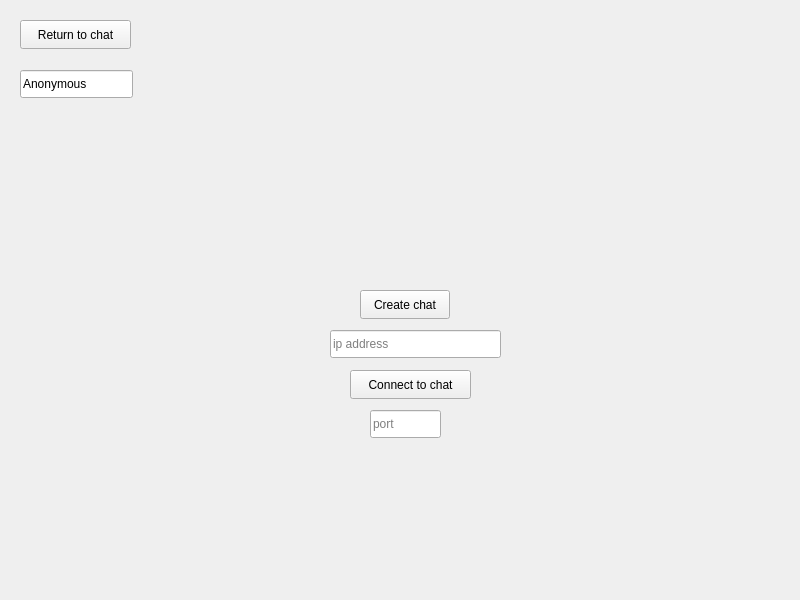
<?xml version="1.0" encoding="UTF-8"?>
<ui version="4.0">
 <class>Client</class>
 <widget class="QMainWindow" name="Client">
  <property name="geometry">
   <rect>
    <x>0</x>
    <y>0</y>
    <width>800</width>
    <height>600</height>
   </rect>
  </property>
  <property name="windowTitle">
   <string>Client</string>
  </property>
  <widget class="QWidget" name="centralwidget">
   <widget class="QStackedWidget" name="stackedWidget">
    <property name="geometry">
     <rect>
      <x>0</x>
      <y>0</y>
      <width>801</width>
      <height>601</height>
     </rect>
    </property>
    <property name="currentIndex">
     <number>0</number>
    </property>
    <widget class="QWidget" name="pageLobbySelect">
     <widget class="QPushButton" name="btnCreateChat">
      <property name="geometry">
       <rect>
        <x>360</x>
        <y>290</y>
        <width>90</width>
        <height>29</height>
       </rect>
      </property>
      <property name="cursor">
       <cursorShape>PointingHandCursor</cursorShape>
      </property>
      <property name="text">
       <string>Create chat</string>
      </property>
     </widget>
     <widget class="QPushButton" name="btnConnect">
      <property name="geometry">
       <rect>
        <x>350</x>
        <y>370</y>
        <width>121</width>
        <height>29</height>
       </rect>
      </property>
      <property name="cursor">
       <cursorShape>PointingHandCursor</cursorShape>
      </property>
      <property name="text">
       <string>Connect to chat</string>
      </property>
     </widget>
     <widget class="QLineEdit" name="lineIPInput">
      <property name="geometry">
       <rect>
        <x>330</x>
        <y>330</y>
        <width>171</width>
        <height>28</height>
       </rect>
      </property>
      <property name="text">
       <string/>
      </property>
      <property name="placeholderText">
       <string>ip address</string>
      </property>
     </widget>
     <widget class="QLineEdit" name="linePortInput">
      <property name="geometry">
       <rect>
        <x>370</x>
        <y>410</y>
        <width>71</width>
        <height>28</height>
       </rect>
      </property>
      <property name="placeholderText">
       <string>port</string>
      </property>
     </widget>
     <widget class="QPushButton" name="btnReturn">
      <property name="geometry">
       <rect>
        <x>20</x>
        <y>20</y>
        <width>111</width>
        <height>29</height>
       </rect>
      </property>
      <property name="cursor">
       <cursorShape>PointingHandCursor</cursorShape>
      </property>
      <property name="text">
       <string>Return to chat</string>
      </property>
      <property name="flat">
       <bool>false</bool>
      </property>
     </widget>
     <widget class="QLineEdit" name="lineNicknameInput">
      <property name="geometry">
       <rect>
        <x>20</x>
        <y>70</y>
        <width>113</width>
        <height>28</height>
       </rect>
      </property>
      <property name="text">
       <string>Anonymous</string>
      </property>
      <property name="placeholderText">
       <string>nickname</string>
      </property>
     </widget>
    </widget>
    <widget class="QWidget" name="pageChat">
     <widget class="QTextEdit" name="editMessageHistory">
      <property name="geometry">
       <rect>
        <x>130</x>
        <y>30</y>
        <width>641</width>
        <height>471</height>
       </rect>
      </property>
      <property name="readOnly">
       <bool>true</bool>
      </property>
     </widget>
     <widget class="QPushButton" name="btnSendMessage">
      <property name="geometry">
       <rect>
        <x>680</x>
        <y>540</y>
        <width>90</width>
        <height>29</height>
       </rect>
      </property>
      <property name="cursor">
       <cursorShape>PointingHandCursor</cursorShape>
      </property>
      <property name="text">
       <string>Send </string>
      </property>
      <property name="default">
       <bool>false</bool>
      </property>
     </widget>
     <widget class="QLineEdit" name="lineMessageInput">
      <property name="geometry">
       <rect>
        <x>130</x>
        <y>540</y>
        <width>531</width>
        <height>28</height>
       </rect>
      </property>
     </widget>
     <widget class="QPushButton" name="btnMenu">
      <property name="geometry">
       <rect>
        <x>20</x>
        <y>30</y>
        <width>90</width>
        <height>29</height>
       </rect>
      </property>
      <property name="cursor">
       <cursorShape>PointingHandCursor</cursorShape>
      </property>
      <property name="text">
       <string>Menu</string>
      </property>
     </widget>
     <widget class="QPushButton" name="btnDeleteChat">
      <property name="geometry">
       <rect>
        <x>20</x>
        <y>80</y>
        <width>90</width>
        <height>29</height>
       </rect>
      </property>
      <property name="cursor">
       <cursorShape>PointingHandCursor</cursorShape>
      </property>
      <property name="text">
       <string>Delete chat</string>
      </property>
     </widget>
     <widget class="QLabel" name="labelNicknameDisplay">
      <property name="geometry">
       <rect>
        <x>30</x>
        <y>550</y>
        <width>71</width>
        <height>20</height>
       </rect>
      </property>
      <property name="text">
       <string>Nickname</string>
      </property>
      <property name="textFormat">
       <enum>Qt::TextFormat::AutoText</enum>
      </property>
      <property name="scaledContents">
       <bool>false</bool>
      </property>
     </widget>
     <widget class="QPushButton" name="btnClearChat">
      <property name="geometry">
       <rect>
        <x>20</x>
        <y>130</y>
        <width>90</width>
        <height>29</height>
       </rect>
      </property>
      <property name="cursor">
       <cursorShape>PointingHandCursor</cursorShape>
      </property>
      <property name="text">
       <string>Clear chat</string>
      </property>
     </widget>
    </widget>
   </widget>
  </widget>
 </widget>
 <resources/>
 <connections/>
</ui>
